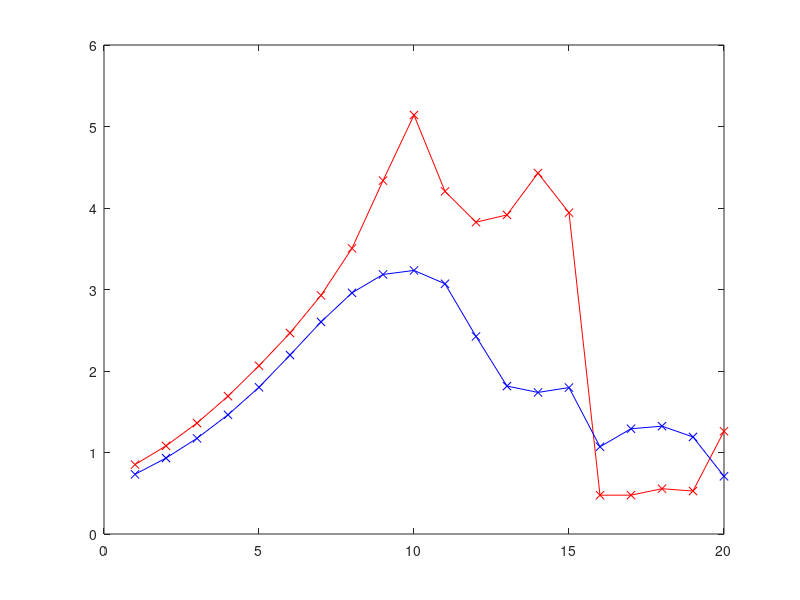

The MATLAB source for this figure:
% orien.m

% wide angle:
x = [0.040375020162808015, 0.047221939521796104, 0.007843137254313626, 0.6183780299511946, 0.4159821366659203, 0.3854524945189508, 0.3882550995157424, 0.06383851214029998];

% 90 degrees:
x = [0.32185544479998857, 0.3134557679799086, 0.4159821381879157, 0.3771643949572713, 0.4381640069115338, 0.43024808897799943, 0.1888877602686862, 0.28573680301718696];
x = [0.43816400866113986, 0.8541460941075139, 0.8153279748512094, 0.8543621241802204, 0.03615507705167684, 0.03350589773210105, 0.01616904150926686, 0.2496287146505078];
x = [0.4226270632399103, 0.5981818858281897, 0.6374858167386522, 0.6277221080636742, 0.24613603863995648, 0.22610277644455326, 0.10034841813261482, 0.29723885293308056];

x = [0.428212879134534, 0.834565465698029, 0.7065047755196769, 0.733296812376554, 0.04198740566776456, 0.02862387030141166, 0.06591736187856041, 0.2781919799785802];



x = [0.20546175525344423,0.1631108575919285,0,0.01240108886337472,0.030628430101643046,0.08951146831777772,0.03551131426719865,0.20964810046381133,0.19984615382318674,0.21536517988549467,0.2058730156608013,0.25098039215968193,0.24755629963697567,0.417918534611113,0.05829830881653871,0.17612165939668778];


x = [0.014139416767216565,0.04384447014681271,0,0.017537788058801674,0.0620054443170395,0.03941127694557057,0.07231015260621848,0.08812629433031052,0.08392523356482985,0.09685560027656101,0.09255234291132611,0.08812629433115468,0.301731514686225,0.6418926263676598,0.34261585035492836,0.14057606532247902];




d = [0.06320515595105441,0.010073863499712076,0.07596290886892915,0.07483794330985383,0.07608481971631353,0.08046246076083109,0.05996251823864625,0.041516264568750176,0.025873091441514985,0.03214455814629064,0.05218650917856981,0.04754899175579163,0.09728838167143959,0.08697033024104742,0.07874177781537317,0.09714042483588216];
a = [0,0.39269908169872414,0.7853981633974483,1.1780972450961724,1.5707963267948966,1.9634954084936207,2.356194490192345,2.748893571891069,3.141592653589793,3.5342917352885173,3.9269908169872414,4.319689898685965,4.71238898038469,5.105088062083414,5.497787143782138,5.890486225480862];




a = [3.0431230864693575,-2.748177478178527,-2.705017347146463,2.9785141223393317,2.973792176217653,2.8887565990213435,2.7631407543430773,2.6682446708889076,2.6024501052793063,2.5615797731910255];
x = [0.780402947769001,0.5979931172145143,0.5814349307372424,1.2889719007152634,1.3727165654110438,1.21331647647084,0.9089479204494153,0.6074028625725585,0.37640326587440875,0.2227947687469436];
s = [0.25,0.3401975000435942,0.4629373561436452,0.6299605249474366,0.8572439828530728,1.1665290395761168,1.5874010519681994,2.1601194777846127,2.939468984551197,4];

a = [-3.0271643366750016,-0.9548604045496351,-0.9490930251656847,-0.830619980062543,-0.844930675153836,-0.7759613435511229,-0.8278810983983796,-0.870628629559458,-0.9073888810800516,-0.9463302347969791];
x = [0.3898307246125433,0.8384441370812711,0.7556888888189711,1.130738456365449,1.0854414347704058,0.9315179065384777,0.7219971770348438,0.4975084305760489,0.31469051221216227,0.1885390103519333];




a = [2.313303209270467,-0.5346383482876833,-0.14858316575849656,-1.0364918092085782,-1.241263378155422,-1.2672606497254466,-1.2628414574818114,-1.268834733127612,-1.292374846682242,-1.3349263044110478];
x = [0.9302011879388861,0.5828048626511851,0.5484467482692806,2.26901929827915,2.464090759847104,2.17876715150696,1.5679908529236375,1.015321891563648,0.6231830188416805,0.372428384040032];


a = [0.37862348617783015,-1.9713194348146814,-1.9518326367886893,-2.2706349547901548,-2.879844645024786,-3.1031188957220173,3.1275695658478404,3.0761629285176926,3.023269551851574,2.9700082162880164];
x = [0.20537136148886853,0.459717995698524,0.435875425684141,0.5753741893899974,0.5587215642586381,0.6008096453783899,0.5502155613461084,0.43891684051745455,0.32089731842058433,0.21286064571139648];



a = [-2.7353513350332888,1.8511672239933006,0.5309745895568582,0.9117860815147658,1.834941616531319,1.9660853156926983,0.046486373017534055,-0.5521040211765029,-0.6077182923730421,-0.5276209816533807];
x = [0.07958206874155004,0.26654964651207735,0.18823127700943643,0.3036882561243146,0.0801190123459397,0.03022561735217847,0.017404964661732632,0.02613456909815597,0.021434296215777502,0.010673693402031066];

a = [-0.26660888024150936,-2.894366235733121,3.127328031580468,3.026508731335311,3.070033877868438,3.006724357957435,3.010738988689277,3.0374224868958364,3.0561716851202902,3.058776316253553];
x = [0.6484859253520638,0.11915988651270729,0.047571306951981425,0.1352255841600058,0.10893805325662108,0.07787740596157379,0.05024125640565993,0.031841748095095025,0.020969686300820148,0.014462765142859439];

a = [-2.7353513350332888,1.8511672239933006,0.5309745895568582,0.9117860815147658,1.834941616531319,1.9660853156926983,0.046486373017534055,-0.5521040211765029,-0.6077182923730421,-0.5276209816533807];
x = [0.07958206874155004,0.26654964651207735,0.18823127700943643,0.3036882561243146,0.0801190123459397,0.03022561735217847,0.017404964661732632,0.02613456909815597,0.021434296215777502,0.010673693402031066];

a = [-0.08670322628488417,-2.8876376120064156,-3.0729318534527725,0.9689148841970723,1.1701149564681714,1.1529725298447646,1.0955115875970933,1.0181516804509099,0.9896874283198367,0.9786813675895998];
x = [0.3113024603783524,0.47184079152069786,0.5191807228991782,0.618119174158443,0.45000153925584585,0.29016649201576056,0.19790786389128914,0.13023660530628456,0.08275369075130419,0.04976030248408893];





x = [0.3636290237298194,0.6044306486931582,0.04539543883334915,0.1179734035825778,0.08207235111994239,0.7182896512282709,0.5510466780276085,0.5635882185787128];
y = [0.3546606274984515,0.11385900253511272,0.6728942123949218,0.6003162476456931,0.6362173001083286,0,0.1672429732006624,0.15470143264955816];




x = [0.3150462393810931,0.3139215072474013,0.08671899767003098,0.24421015651375766,0.3977251733511856,0.08084520862277773,0.1008232165047995,0.3063345072193889];
y = [0.08267893397009252,0.08380366610378431,0.31100617568115463,0.15351501683742796,0,0.3168799647284079,0.2969019568463861,0.09139066613179675];


x = [0.38441375248970755,0.15379350236234052,0.027169424432687835,0.49830161375409243,0.4076545567031848,0.40566916822509763,0.36695490400914804,0.44106752467470883];
y = [0.11388786126438488,0.3445081113917519,0.4711321893214046,0,0.09064705705090764,0.0926324455289948,0.1313467097449444,0.0572340890793836];



x = [0.5529272721248483,0.31742912108543886,0.016637806512661044,0.04331514214235214,0.04313725584060248,1.0646751872855476,1.0264251717806676,1.0859346805901555];
y = [0.5330074084653073,0.7685055595047167,1.0692968740774944,1.0426195384478034,1.042797424749553,0.021259493304607968,0.05950950880948791,0];


x = [1.3835848858384237,1.6290026250430611,1.897999953900996,2.1935097132884347,2.531849547798326,2.935709485168682,3.4336139136735766,4.10301837205471,5.144461014038454,6.294644801307848,5.385914227480943,5.282799415534413,5.778133159928487,6.745684338671506,6.1583704693341925,1.326286351365632,1.3280108359910365,1.5477861076571262,1.4710350788581787,1.885395114918455];
y = [1.3982271840215978,1.6758156402721462,1.9913195392806948,2.3507090302375615,2.771560558172808,3.3049494155967083,3.8681253374989377,4.346615932605517,4.638260488087837,4.782809655362099,4.696609446339785,3.998819452262166,3.2071328643700907,3.057010192601362,3.072702313228582,2.0169300184776713,2.172020682087586,2.3060677260225937,2.206089998585633,1.5291370710938799];




x = [1.6196086211219936,1.9840556349102356,2.3959289679023406,2.8519807808362847,3.347934535815717,3.8696375677571515,4.465423315742358,5.0821610759624996,6.055135615365777,6.921267180548619,7.469970793283496,7.425548901342123,7.264178299921469,6.585690465023268,4.5115443982112735,6.703218810374028,6.446375120684355,6.101735338047603,5.12713582206122,2.3793522434716143];
y = [2.0471714592260173,2.4332649894280265,2.857706812688722,3.322612611372317,3.8395246451457616,4.346767764186852,4.948288203716834,5.867113210084468,6.200712276008083,6.265571923753902,5.772605371975613,5.615991862247352,5.604178737898277,5.137275824996706,5.059889410153302,5.957608862417383,5.598940526443374,4.382613172437665,3.9301474045140914,3.0840043111631092];



x = [0.8515100370280612,1.0813539621777377,1.360878583792311,1.6912307522082561,2.0637824703246657,2.466179814407644,2.9278442605604607,3.505424791053599,4.335582517173296,5.14039923825991,4.2044129676639965,3.825535775954277,3.9152073301443733,4.428390615694801,3.942363855412828,0.4763836979379215,0.47673040683718737,0.5556525686290482,0.5269342724615147,1.26094382185491];
y = [0.7322235628335538,0.9315519503298751,1.173848677998493,1.4626194934702113,1.8003974785931214,2.195625373557619,2.602242233978089,2.959049270353067,3.18469259108212,3.2338346852923925,3.0702527309071614,2.424483846926661,1.8150074592814351,1.7372883169701145,1.7966593271555877,1.070377166532711,1.2913681978287825,1.3232492179736874,1.1910264089385059,0.7083106638781076];






% size(x)

hold off;
% plot(0:(size(x,2)-1),x, 'r-x' );
% plot(a,d, 'r-x' );


% plot(s,x, 'r-x' );
plot(x, 'r-x' );

hold on;

% plot(s,a, 'b-x' );

% plot(s,y, 'b-x' );


plot(y, 'b-x' );




